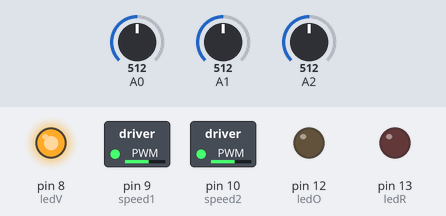
Simulated run of this sketch. Board: Arduino Uno, built with avr-gcc and run on an emulated ATmega328P. Parts: switched loads named in the sketch (green lamp = pin HIGH), output pins drawn as LEDs (lit = HIGH). The inputs (shaded band) are chosen by the test bench; at power-on: A0 = 512, A2 = 512, A1 = 512.

Above: at 4.3 s.
4.4 s: A0 set to 532
At 5.6 s:
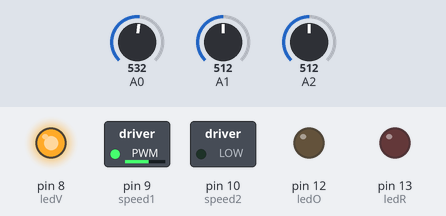
5.9 s: A0 set to 511
At 6.8 s:
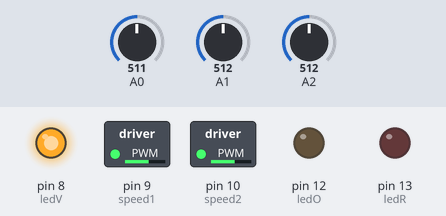
7.4 s: A2 set to 530
At 7.9 s:
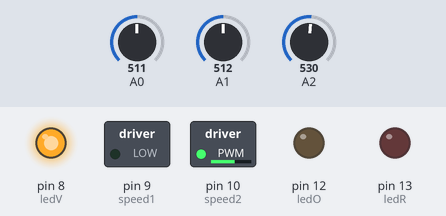
8.9 s: A2 set to 511
At 10.3 s:
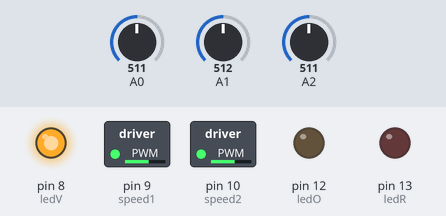
Timing chart, 0 to 11.4 s (numbered marks = the images above; inputs shaded):
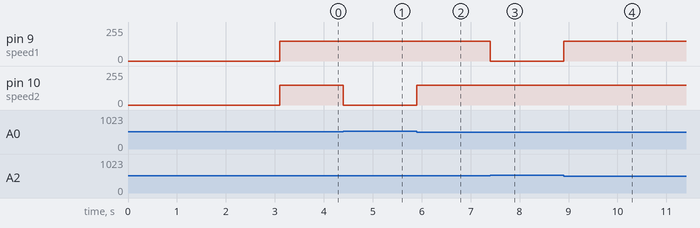

The sketch:

robotypoCode03.ino
```cpp
int LDR1, LDR2, LDR3; // sensor values
int LDR1max, LDR1min, LDR2max, LDR2min,LDR3max,LDR3min;
int ledR = 13, ledO = 12, ledV =8;
int speed1 = 9, speed2 = 10 ;
int startSpeed = 150;
int threshhold = 5;
int left = startSpeed, right = startSpeed;

// Sensor calibration
void calibrate() {
  digitalWrite(ledR, HIGH);
  delay(3000);
  for (int x=0; x<10; x++) {
  LDR1 = analogRead(0);
  LDR2 = analogRead(1);
  LDR3 = analogRead(2);
  LDR1max = LDR1max+LDR1;
  LDR2max = LDR2max+LDR2;
  LDR3max = LDR3max+LDR3;
  }
  LDR1max = LDR1max/10;
  LDR2max = LDR2max/10;
  LDR3max = LDR3max/10;
  digitalWrite(ledR, LOW);
  digitalWrite(ledO, HIGH);

  delay(3000);

  for (int x=0; x<10; x++) {
  LDR1 = analogRead(0);
  LDR2 = analogRead(1);
  LDR3 = analogRead(2);
  LDR1min = LDR1min+LDR1;
  LDR2min = LDR2min+LDR2;
  LDR3min = LDR3min+LDR3;
  }
  LDR1min = LDR1min/10;
  LDR2min = LDR2min/10;
  LDR3min = LDR3min/10;
  digitalWrite(ledO, LOW);
  digitalWrite(ledV, HIGH);
}

void setup(){
    pinMode(ledR,OUTPUT);
    pinMode(ledO,OUTPUT);
    pinMode(ledV, OUTPUT);
    pinMode(speed1, OUTPUT);
    pinMode(speed2, OUTPUT);

   // calibrate();
    delay(3000);
    digitalWrite(ledV, HIGH);
    delay(100);
    analogWrite(speed1,left);
    analogWrite(speed2,right);
}

void loop() {

  // make both motors same speed
  left = startSpeed;
  right = startSpeed;
  //read sensor
//  LDR1 = map(analogRead(0),LDR1min,LDR1max,0,255);
//  LDR2 = map(analogRead(1),LDR2min,LDR2max,0,255);
//  LDR3 = map(analogRead(2),LDR3min,LDR3max,0,255);

  LDR1 = analogRead(0);
  LDR2 = analogRead(1);
  LDR3 = analogRead(2);

  // if LDR1 is greater than the centre sensor + threshold turn right
  if (LDR1 > (LDR2+threshhold)) {
    right = 0;
    left = startSpeed;
  } else if (LDR3 > (LDR2+threshhold)) {
    right = startSpeed;
    left = 0;
  }else{
    left = startSpeed ;
    right = startSpeed ;

  }
    // send the speed values to the motors
    analogWrite(speed1,left);
    analogWrite(speed2,right);
}
```

Measured:
- the behaviour switches between 517 and 518 on A0 (found by bisection; images 0 and 1)
- the behaviour switches between 517 and 518 on A2 (found by bisection; images 2 and 3)
- after the input at 4.4 s, pin 10 (speed2): 150/255 → 0/255 at once
- after the input at 5.9 s, pin 10 (speed2): 0/255 → 150/255 at once
- after the input at 7.4 s, pin 9 (speed1): 150/255 → 0/255 at once
- after the input at 8.9 s, pin 9 (speed1): 0/255 → 150/255 at once
